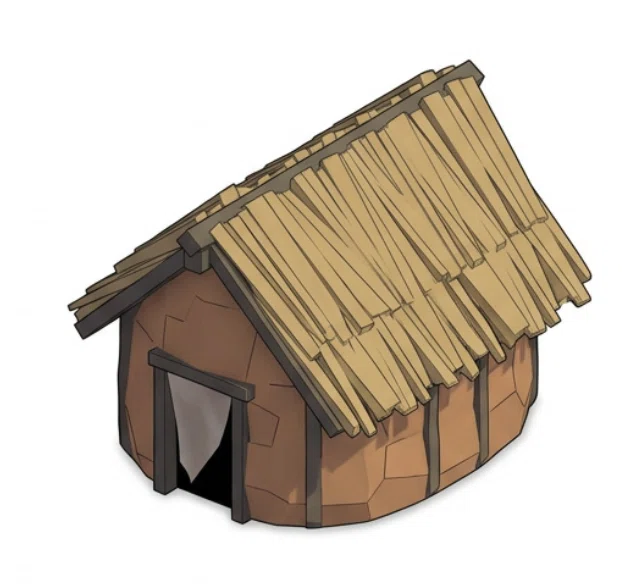
#> input picture art/buildings/townhall/ref/ref_full.png, 622 x 586 px
$ python overlay.py
#> lines starting #> are read from the running program, lines starting #| are printed output that depends on the picture; after the words box and inside, x2 and y2 are one past the last pixel; in counts of white or black regions, pixels touching at a corner belong together
"""Наложение рендера хижины на эталон: где расходится силуэт.

    python3 ref/overlay.py [out/hut_0.png] [ref/overlay.png]

Рендер приводится к ширине силуэта эталона, центрируется по нему и рисуется
поверх полупрозрачно; контур рендера — красным, контур эталона — синим.
Так видно, что именно не совпало: длина конька, высота стены, свес, дверь.
"""
import os
import sys

import numpy as np
from PIL import Image, ImageFilter

HERE = os.path.dirname(os.path.abspath(__file__))


def sil_box(alpha):
    ys, xs = np.nonzero(alpha > 24)
    return xs.min(), ys.min(), xs.max(), ys.max()


def outline(alpha):
    im = Image.fromarray((alpha > 24).astype(np.uint8) * 255)
    grown = np.array(im.filter(ImageFilter.MaxFilter(3)))
    edge = (grown > 0) & (alpha <= 24)
    return edge


def main():
    src = sys.argv[1] if len(sys.argv) > 1 else os.path.join(os.path.dirname(HERE), 'out', 'hut_0.png')
    dst = sys.argv[2] if len(sys.argv) > 2 else os.path.join(HERE, 'overlay.png')

    ref = Image.open(os.path.join(HERE, 'ref_full.png')).convert('RGBA')
    r = np.asarray(ref)
    r_alpha = np.where((r[:, :, :3].mean(2) < 236), 255, 0).astype(np.uint8)
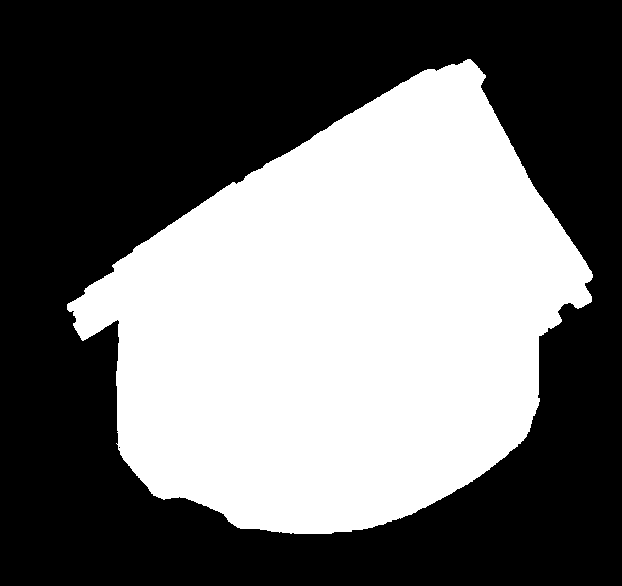
#> r_alpha: shape (586, 622); 43.1% white; 1 white region, box (x1, y1, x2, y2) and area: (67, 59, 593, 534) 156970
    rx0, ry0, rx1, ry1 = sil_box(r_alpha)
#> rx0 = 67; ry0 = 59; rx1 = 592; ry1 = 533

#> (the run stopped early here; a loop or call above may not have finished)

$ run again, with art/buildings/townhall/ref/compare.png copied over art/buildings/townhall/ref/ref_full.png
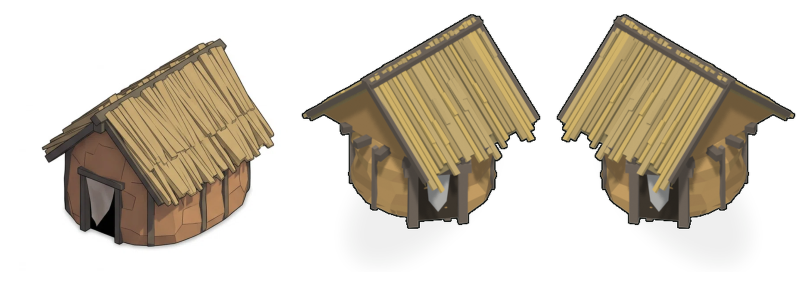
#> input picture art/buildings/townhall/ref/compare.png, 1619 x 568 px (shown at 1/2 size)
#> in main, `r_alpha = np.where((r[:, :, :3].mean(2) < 236), 255, 0).astype(np.uint8)`:
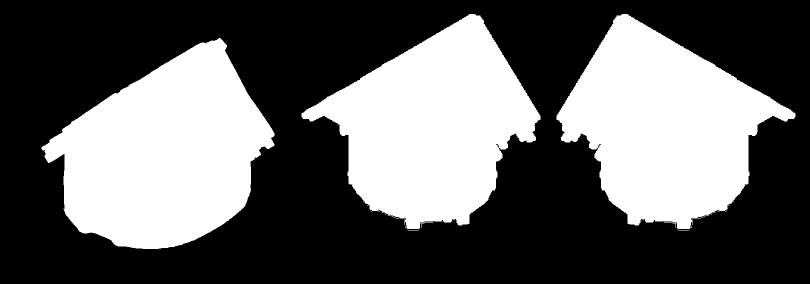
#> r_alpha: shape (568, 1619) (shown at 1/2 size); 38.4% white; 29 white regions (24 under 20 px), largest, box (x1, y1, x2, y2) and area: (83, 76, 549, 498) 123372, (603, 28, 1081, 459) 114814, (1113, 28, 1591, 459) 114814, (816, 460, 837, 461) 21, (1357, 460, 1378, 461) 21
#> rx0 = 83; ry0 = 28; rx1 = 1590; ry1 = 497

$ run again, with art/buildings/townhall/ref/four.png copied over art/buildings/townhall/ref/ref_full.png
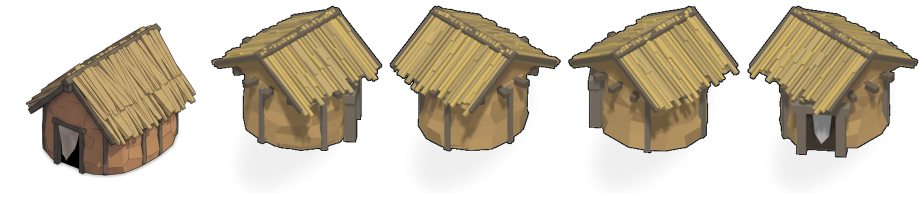
#> input picture art/buildings/townhall/ref/four.png, 1848 x 396 px (shown at 1/2 size)
#> in main, `r_alpha = np.where((r[:, :, :3].mean(2) < 236), 255, 0).astype(np.uint8)`:
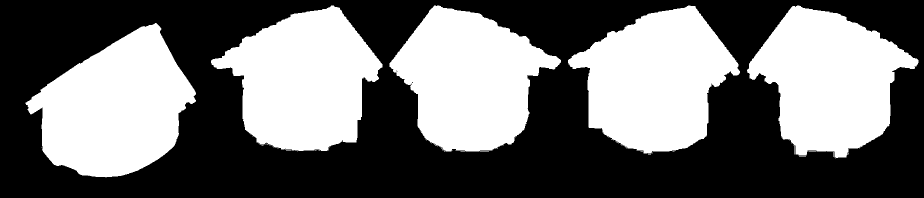
#> r_alpha: shape (396, 1848) (shown at 1/2 size); 43.8% white; 32 white regions (26 under 20 px), largest, box (x1, y1, x2, y2) and area: (51, 46, 392, 355) 65944, (1136, 11, 1480, 309) 64667, (422, 11, 765, 302) 63794, (1494, 11, 1837, 316) 63308, (779, 11, 1122, 304) 62444, (931, 303, 959, 304) 28
#> rx0 = 51; ry0 = 11; rx1 = 1836; ry1 = 354

$ run again, with art/buildings/townhall/ref/hut0_x2.png copied over art/buildings/townhall/ref/ref_full.png
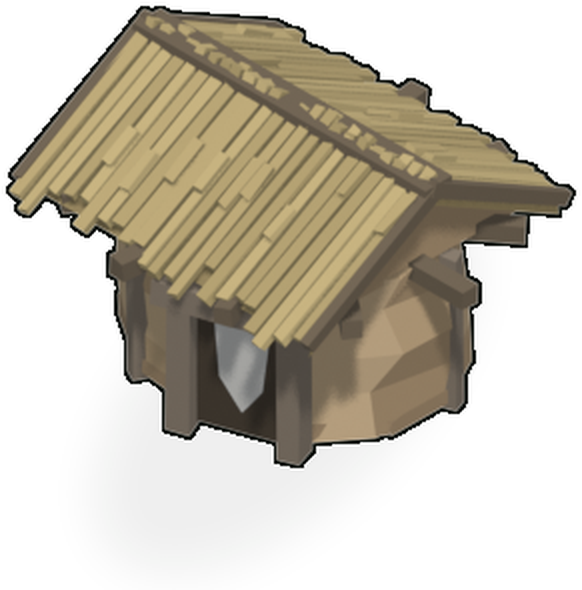
#> input picture art/buildings/townhall/ref/hut0_x2.png, 582 x 590 px
#> in main, `r_alpha = np.where((r[:, :, :3].mean(2) < 236), 255, 0).astype(np.uint8)`:
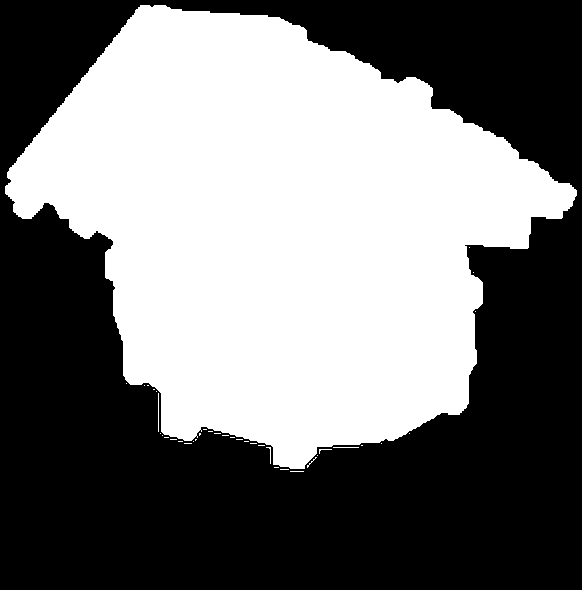
#> r_alpha: shape (590, 582); 46.6% white; 39 white regions (35 under 20 px), largest, box (x1, y1, x2, y2) and area: (5, 5, 577, 469) 159693, (158, 393, 159, 432) 39, (333, 447, 359, 448) 26, (266, 447, 271, 464) 22
#> rx0 = 5; rx1 = 576; ry1 = 471
